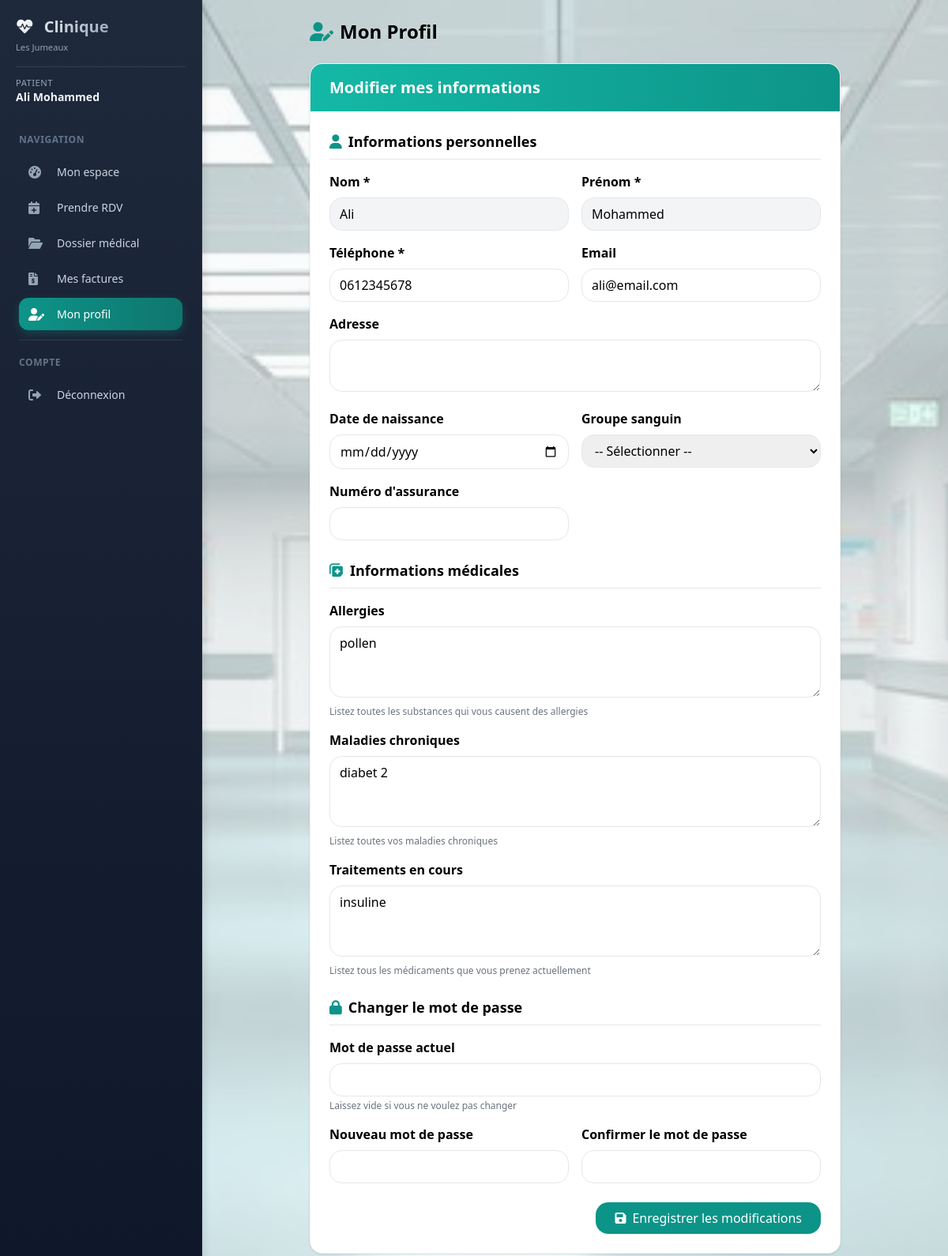
Before: /patient/profil (signed in) with the older database file.
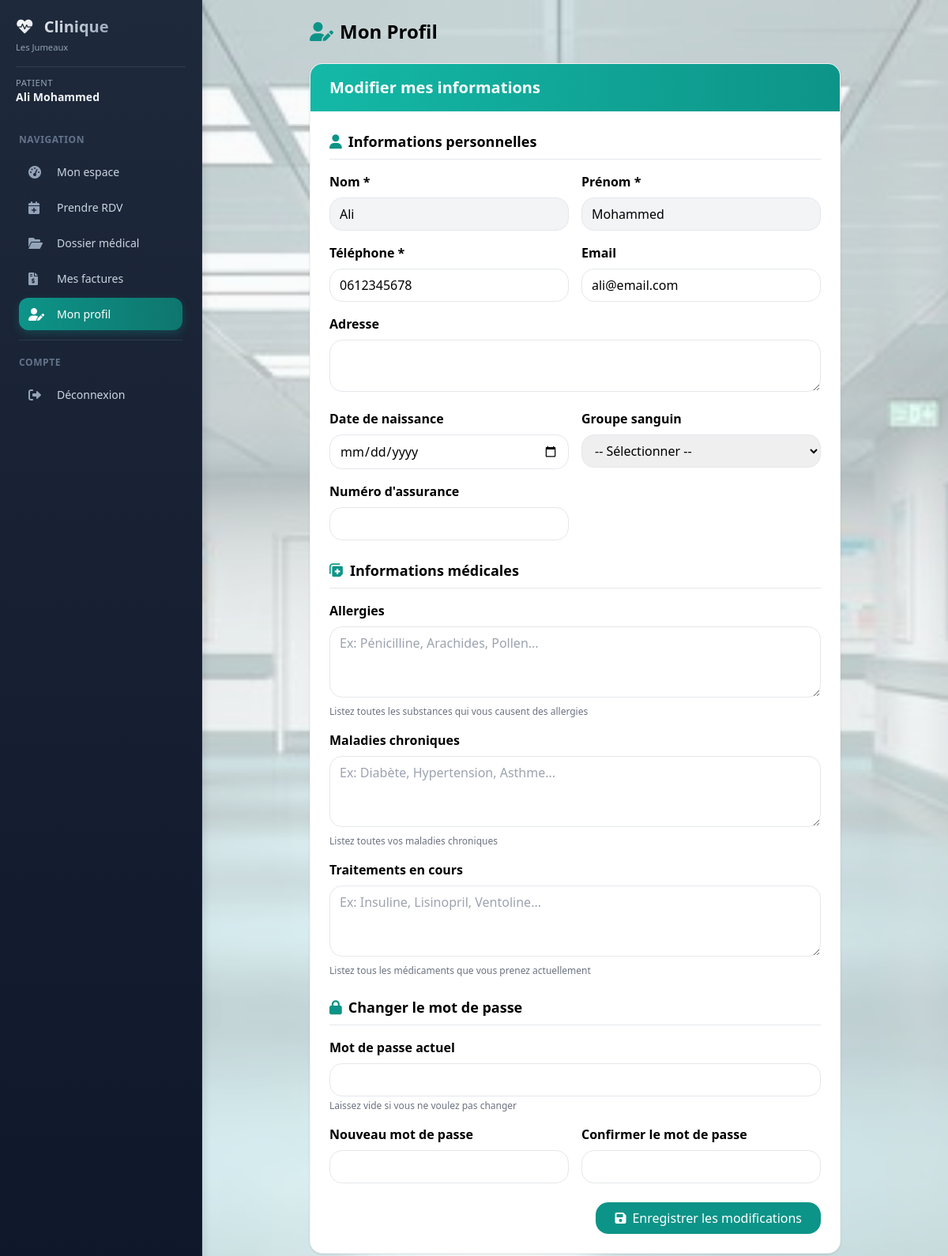
After: the same page with the newer database file.
### models/database.py (models this page shows)
class Patient(db.Model):
    __tablename__ = 'patients'
    id = db.Column(db.Integer, primary_key=True)
    nom = db.Column(db.String(100), nullable=False)
    prenom = db.Column(db.String(100), nullable=False)
    email = db.Column(db.String(120))
    telephone = db.Column(db.String(20), nullable=False)
    date_naissance = db.Column(db.Date)
    adresse = db.Column(db.Text)
    num_assurance = db.Column(db.String(50))
    user_id = db.Column(db.Integer, db.ForeignKey('utilisateurs.id'))
    date_creation = db.Column(db.DateTime, default=datetime.utcnow)
    allergies = db.Column(db.Text)           # الحساسية
    chronic_diseases = db.Column(db.Text)    # الأمراض المزمنة
    current_medications = db.Column(db.Text) # العلاجات الحالية
    user = db.relationship('Utilisateur', backref='patient', foreign_keys=[user_id])
    rendezvous = db.relationship('RendezVous', back_populates='patient', lazy='dynamic')
    consultations = db.relationship('Consultation', back_populates='patient', lazy='dynamic')
    ordonnances = db.relationship('Ordonnance', back_populates='patient', lazy='dynamic')
    factures = db.relationship('Facture', back_populates='patient', lazy='dynamic')

### models/patient.py (the view, shortened to what this page needs)
@patient_bp.route('/profil', methods=['GET', 'POST'])
@patient_required
def profil():
    patient = get_current_patient()
    if not patient:
        return render_template('error.html', message="Profil patient non trouvé")
    user = Utilisateur.query.get(session['user_id'])
    return render_template('patient/profil.html', patient=patient)

### models/patient.py (called while the page is built)
def patient_required(f):
    @wraps(f)
    def decorated_function(*args, **kwargs):
        if 'user_id' not in session:
            return redirect(url_for('auth.login'))
        if session.get('role') != 'patient':
            return render_template('error.html', message="Accès non autorisé"), 403
        return f(*args, **kwargs)
    return decorated_function

def get_current_patient():
    user = Utilisateur.query.get(session['user_id'])
    return Patient.query.filter_by(user_id=user.id).first() if user else None

### templates/patient/profil.html (shortened to what the changed rows need)
{% extends "base_dashboard.html" %}
{% block content %}
<div class="max-w-2xl mx-auto">
    <h1 class="text-2xl font-bold mb-6"><i class="fas fa-user-edit text-primary mr-2"></i>Mon Profil</h1>
    <div class="bg-white rounded-lg shadow overflow-hidden">
        <div class="px-6 py-4 bg-gradient-to-r from-primary-light to-primary text-white">
                <h2 class="text-xl font-semibold">Modifier mes informations</h2>
        </div>
        <div class="p-6">
            <form method="POST" action="/patient/profil">
                <div class="mb-6">
                    <div class="grid grid-cols-1 md:grid-cols-2 gap-4">
                        <div>
                            <label class="block font-semibold mb-2">Nom *</label>
                            <input type="text" name="nom" value="{{ patient.nom }}" required
                                   class="w-full px-3 py-2 border rounded-lg bg-gray-100">
                        </div>
                        <div>
                            <label class="block font-semibold mb-2">Prénom *</label>
                            <input type="text" name="prenom" value="{{ patient.prenom }}" required
                                   class="w-full px-3 py-2 border rounded-lg bg-gray-100">
                        </div>
                        <div>
                            <label class="block font-semibold mb-2">Téléphone *</label>
                            <input type="tel" name="telephone" value="{{ patient.telephone }}" required
                                   class="w-full px-3 py-2 border rounded-lg focus:outline-none focus:border-primary">
                        </div>
                        <div>
                            <label class="block font-semibold mb-2">Email</label>
                            <input type="email" name="email" value="{{ patient.email or '' }}"
                                   class="w-full px-3 py-2 border rounded-lg focus:outline-none focus:border-primary">
                        </div>
                    </div>
                </div>
                <div class="mb-6">
                    <div class="space-y-4">
                        <div>
                            <label class="block font-semibold mb-2">Allergies</label>
                            <textarea name="allergies" rows="3" class="w-full px-3 py-2 border rounded-lg focus:outline-none focus:border-primary"
                                      placeholder="Ex: Pénicilline, Arachides, Pollen...">{{ patient.allergies or '' }}</textarea>
                            <p class="text-xs text-gray-500 mt-1">Listez toutes les substances qui vous causent des allergies</p>
                        </div>
                        <div>
                            <label class="block font-semibold mb-2">Maladies chroniques</label>
                            <textarea name="chronic_diseases" rows="3" class="w-full px-3 py-2 border rounded-lg focus:outline-none focus:border-primary"
                                      placeholder="Ex: Diabète, Hypertension, Asthme...">{{ patient.chronic_diseases or '' }}</textarea>
                            <p class="text-xs text-gray-500 mt-1">Listez toutes vos maladies chroniques</p>
                        </div>
                        <div>
                            <label class="block font-semibold mb-2">Traitements en cours</label>
                            <textarea name="current_medications" rows="3" class="w-full px-3 py-2 border rounded-lg focus:outline-none focus:border-primary"
                                      placeholder="Ex: Insuline, Lisinopril, Ventoline...">{{ patient.current_medications or '' }}</textarea>
                            <p class="text-xs text-gray-500 mt-1">Listez tous les médicaments que vous prenez actuellement</p>
                        </div>
                    </div>
                </div>
            </form>
        </div>
    </div>
</div>
{% endblock %}

Changed rows visible on the page:
changed Patient "Ali": allergies "pollen" → (not shown); chronic_diseases "diabet 2" → (not shown); current_medications "insuline" → (not shown)
